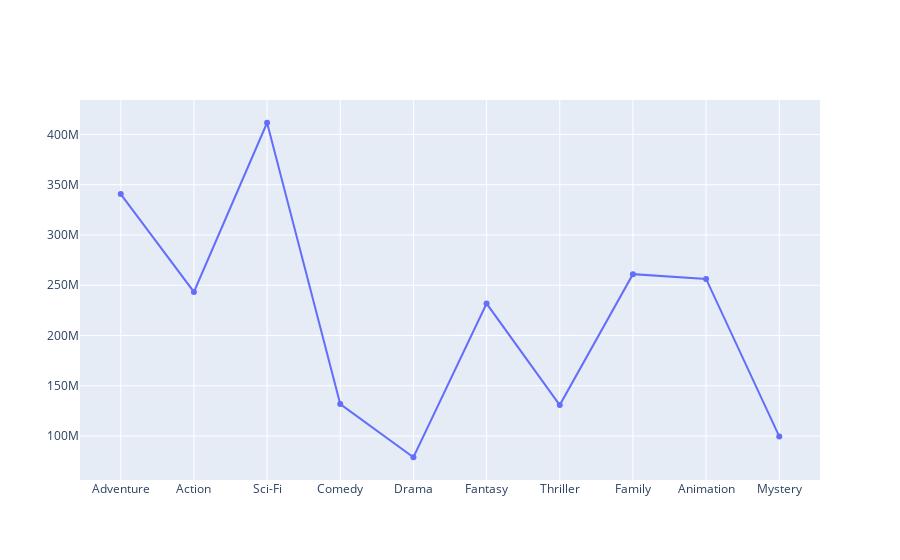

The notebook cell saved with this chart:
### Code cell
#plt.plot(top_genres, top_avg)

plot_top_genres_avg = go.Figure()
plot_top_genres_avg = go.Figure([go.Scatter(x=top_genres, y=top_avg)])
plot_top_genres_avg.show()

### Figure 1 — Plotly figure (JSON) as saved in the notebook; plotly's stock layout.template omitted (floating-point values rounded to 4 significant figures)
{"data": [{"type": "scatter", "x": ["Adventure", "Action", "Sci-Fi", "Comedy", "Drama", "Fantasy", "Thriller", "Family", "Animation", "Mystery"], "y": [340651485, 243356855, 411643995, 131855030, 78926453, 231780934, 130809390, 261047961, 256332047, 99621632]}], "layout": {}}
